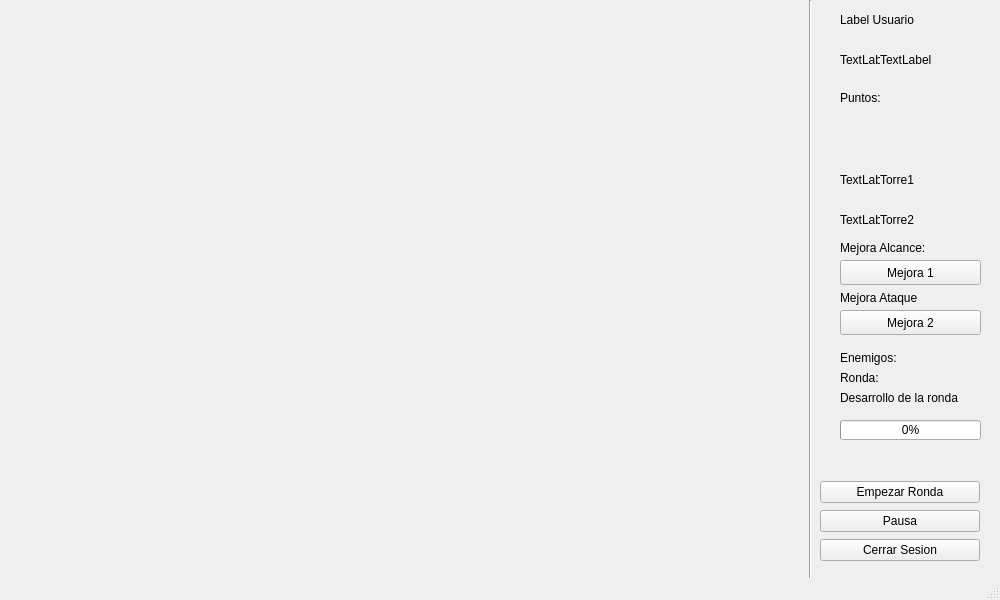
<?xml version="1.0" encoding="UTF-8"?>
<ui version="4.0">
 <class>MainWindow</class>
 <widget class="QMainWindow" name="MainWindow">
  <property name="geometry">
   <rect>
    <x>0</x>
    <y>0</y>
    <width>1000</width>
    <height>600</height>
   </rect>
  </property>
  <property name="windowTitle">
   <string>MainWindow</string>
  </property>
  <widget class="QWidget" name="centralwidget">
   <widget class="Line" name="line">
    <property name="geometry">
     <rect>
      <x>800</x>
      <y>0</y>
      <width>20</width>
      <height>600</height>
     </rect>
    </property>
    <property name="orientation">
     <enum>Qt::Vertical</enum>
    </property>
   </widget>
   <widget class="QLabel" name="nombre">
    <property name="geometry">
     <rect>
      <x>840</x>
      <y>0</y>
      <width>80</width>
      <height>40</height>
     </rect>
    </property>
    <property name="text">
     <string>Label Usuario</string>
    </property>
   </widget>
   <widget class="QLabel" name="dinero">
    <property name="geometry">
     <rect>
      <x>840</x>
      <y>40</y>
      <width>40</width>
      <height>40</height>
     </rect>
    </property>
    <property name="text">
     <string>TextLabel</string>
    </property>
   </widget>
   <widget class="QLabel" name="dinero_label">
    <property name="geometry">
     <rect>
      <x>880</x>
      <y>40</y>
      <width>80</width>
      <height>40</height>
     </rect>
    </property>
    <property name="text">
     <string>TextLabel</string>
    </property>
   </widget>
   <widget class="QProgressBar" name="progressBar">
    <property name="geometry">
     <rect>
      <x>840</x>
      <y>420</y>
      <width>141</width>
      <height>20</height>
     </rect>
    </property>
    <property name="font">
     <font>
      <underline>false</underline>
     </font>
    </property>
    <property name="value">
     <number>0</number>
    </property>
   </widget>
   <widget class="QLabel" name="torre1">
    <property name="geometry">
     <rect>
      <x>840</x>
      <y>160</y>
      <width>40</width>
      <height>40</height>
     </rect>
    </property>
    <property name="text">
     <string>TextLabel</string>
    </property>
   </widget>
   <widget class="QLabel" name="label_torre1">
    <property name="geometry">
     <rect>
      <x>880</x>
      <y>160</y>
      <width>100</width>
      <height>40</height>
     </rect>
    </property>
    <property name="text">
     <string>Torre1</string>
    </property>
   </widget>
   <widget class="QLabel" name="torre2">
    <property name="geometry">
     <rect>
      <x>840</x>
      <y>200</y>
      <width>40</width>
      <height>40</height>
     </rect>
    </property>
    <property name="text">
     <string>TextLabel</string>
    </property>
   </widget>
   <widget class="QLabel" name="label_torre2">
    <property name="geometry">
     <rect>
      <x>880</x>
      <y>200</y>
      <width>100</width>
      <height>40</height>
     </rect>
    </property>
    <property name="text">
     <string>Torre2</string>
    </property>
   </widget>
   <widget class="QWidget" name="verticalLayoutWidget">
    <property name="geometry">
     <rect>
      <x>820</x>
      <y>480</y>
      <width>160</width>
      <height>83</height>
     </rect>
    </property>
    <layout class="QVBoxLayout" name="verticalLayout">
     <item>
      <widget class="QPushButton" name="Bempezar_ronda">
       <property name="text">
        <string>Empezar Ronda</string>
       </property>
      </widget>
     </item>
     <item>
      <widget class="QPushButton" name="pushButton_4">
       <property name="text">
        <string>Pausa</string>
       </property>
      </widget>
     </item>
     <item>
      <widget class="QPushButton" name="Bcerrar_sesion">
       <property name="text">
        <string>Cerrar Sesion</string>
       </property>
      </widget>
     </item>
    </layout>
   </widget>
   <widget class="QPushButton" name="Bmejora_alcance">
    <property name="geometry">
     <rect>
      <x>840</x>
      <y>260</y>
      <width>141</width>
      <height>25</height>
     </rect>
    </property>
    <property name="text">
     <string>Mejora 1</string>
    </property>
   </widget>
   <widget class="QPushButton" name="Bmejora_ataque">
    <property name="geometry">
     <rect>
      <x>840</x>
      <y>310</y>
      <width>141</width>
      <height>25</height>
     </rect>
    </property>
    <property name="text">
     <string>Mejora 2</string>
    </property>
   </widget>
   <widget class="QLabel" name="label">
    <property name="geometry">
     <rect>
      <x>840</x>
      <y>390</y>
      <width>141</width>
      <height>16</height>
     </rect>
    </property>
    <property name="text">
     <string>Desarrollo de la ronda</string>
    </property>
   </widget>
   <widget class="QLabel" name="labex">
    <property name="geometry">
     <rect>
      <x>840</x>
      <y>370</y>
      <width>111</width>
      <height>16</height>
     </rect>
    </property>
    <property name="text">
     <string>Ronda:</string>
    </property>
   </widget>
   <widget class="QLabel" name="label_ronda">
    <property name="geometry">
     <rect>
      <x>890</x>
      <y>370</y>
      <width>47</width>
      <height>13</height>
     </rect>
    </property>
    <property name="text">
     <string/>
    </property>
   </widget>
   <widget class="QLabel" name="enemigos_proximos">
    <property name="geometry">
     <rect>
      <x>840</x>
      <y>350</y>
      <width>141</width>
      <height>16</height>
     </rect>
    </property>
    <property name="text">
     <string>Enemigos:</string>
    </property>
   </widget>
   <widget class="QLabel" name="puntos">
    <property name="geometry">
     <rect>
      <x>840</x>
      <y>90</y>
      <width>111</width>
      <height>16</height>
     </rect>
    </property>
    <property name="text">
     <string>Puntos:</string>
    </property>
   </widget>
   <widget class="QLabel" name="label_2">
    <property name="geometry">
     <rect>
      <x>840</x>
      <y>240</y>
      <width>131</width>
      <height>16</height>
     </rect>
    </property>
    <property name="text">
     <string>Mejora Alcance:</string>
    </property>
   </widget>
   <widget class="QLabel" name="label_3">
    <property name="geometry">
     <rect>
      <x>840</x>
      <y>290</y>
      <width>131</width>
      <height>16</height>
     </rect>
    </property>
    <property name="text">
     <string>Mejora Ataque</string>
    </property>
   </widget>
  </widget>
  <widget class="QMenuBar" name="menubar">
   <property name="geometry">
    <rect>
     <x>0</x>
     <y>0</y>
     <width>1000</width>
     <height>21</height>
    </rect>
   </property>
  </widget>
  <widget class="QStatusBar" name="statusbar"/>
 </widget>
 <resources/>
 <connections/>
</ui>
